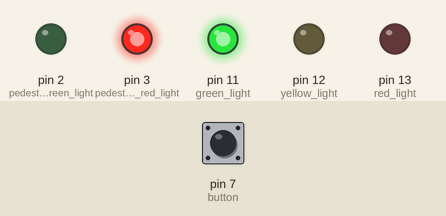
This sketch was run on a simulated Arduino Uno, built with avr-gcc and run on an emulated ATmega328P. On the bench: output pins drawn as LEDs (lit = HIGH). Dashed ring = blinking. The test bench sets the inputs (shaded band); at power-on: pin 7 (button) HIGH.

Above: at 1.2 s.
1.3 s: pin 7 (button) pulled LOW for 0.15 s
At 2.4 s:
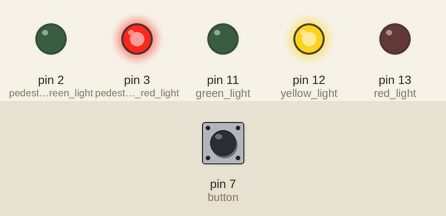
2.9 s: pin 7 (button) pulled LOW for 1 s
At 3.6 s:
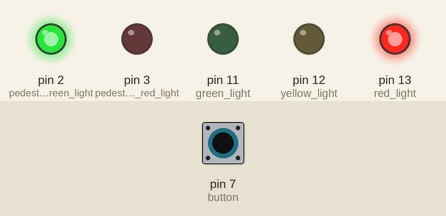
5.4 s: pin 7 (button) pulled LOW for 0.15 s
At 5.6 s:
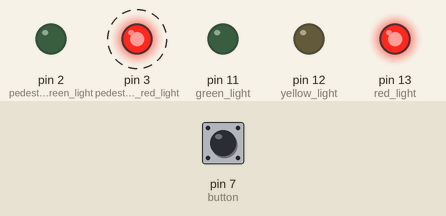
8.4 s: pin 7 (button) pulled LOW for 3.2 s
At 9.0 s:
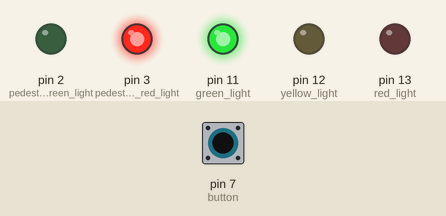
Timing chart, 0 to 11.4 s (numbered marks = the images above; inputs shaded):
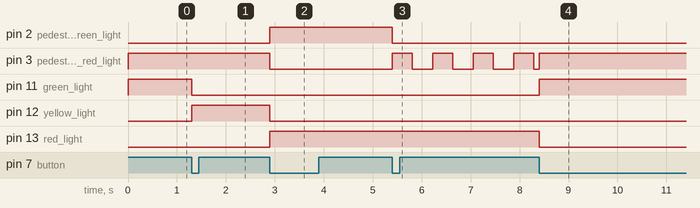

Measured:
- after the input at 1.3 s, pin 11 (green_light): HIGH → LOW at once; pin 12 (yellow_light): LOW → HIGH at once
- after the input at 2.9 s, pin 2 (pedestrian_green_light), pin 13 (red_light): LOW → HIGH at once; pin 3 (pedestrian_red_light), pin 12 (yellow_light): HIGH → LOW at once
- after the input at 5.4 s, pin 2 (pedestrian_green_light): HIGH → LOW at once; pin 3 (pedestrian_red_light): alternates HIGH for 0.41 s and LOW for 0.41 s, starting at once
- after the input at 8.4 s, pin 11 (green_light): LOW → HIGH at once; pin 13 (red_light): HIGH → LOW at once

The sketch:

semaforo.ino
```cpp
int red_light = 13;
int yellow_light = 12;
int green_light = 11;

int button = 7;

int pedestrian_red_light = 3;
int pedestrian_green_light = 2;

int traffic_light;
int button_state;
int button_previous_state;

int blink_time;
int blink_state;

void setup() {
  pinMode(red_light, OUTPUT);
  pinMode(yellow_light, OUTPUT);
  pinMode(green_light, OUTPUT);
  pinMode(button, INPUT);
  pinMode(pedestrian_red_light, OUTPUT);
  pinMode(pedestrian_green_light, OUTPUT);

  traffic_light = 1;
  button_previous_state = digitalRead(button);

  blink_time = 0;
  blink_state = HIGH;
}

void loop() {

  button_state = digitalRead(button);
  if(button_state == LOW && button_previous_state == HIGH) { // só quando soltar o botão
    if(traffic_light < 4) {
      traffic_light = traffic_light + 1;
    } else {
      traffic_light = 1;
    }
  }
  button_previous_state = button_state;

  if(traffic_light == 1) { // semáforo verde
    digitalWrite(green_light, HIGH);
    digitalWrite(yellow_light, LOW);
    digitalWrite(red_light, LOW);

    digitalWrite(pedestrian_red_light, HIGH);
    digitalWrite(pedestrian_green_light, LOW);
  }
  if(traffic_light == 2) { // semáforo amarelo
    digitalWrite(green_light, LOW);
    digitalWrite(yellow_light, HIGH);
    digitalWrite(red_light, LOW);

    digitalWrite(pedestrian_red_light, HIGH);
    digitalWrite(pedestrian_green_light, LOW);
  }
  if(traffic_light == 3) {  // semáforo vermelho
    digitalWrite(green_light, LOW);
    digitalWrite(yellow_light, LOW);
    digitalWrite(red_light, HIGH);

    digitalWrite(pedestrian_red_light, LOW);
    digitalWrite(pedestrian_green_light, HIGH);
  }

  if(traffic_light == 4) {  // semáforo pedestre piscando
    digitalWrite(green_light, LOW);
    digitalWrite(yellow_light, LOW);
    digitalWrite(red_light, HIGH);

    blink_time += 1;
    if(blink_time == 400) {
      blink_state = !blink_state;
      blink_time = 0;
    }

    digitalWrite(pedestrian_red_light, blink_state);
    digitalWrite(pedestrian_green_light, LOW);
  }
  delay(1);
}
```
